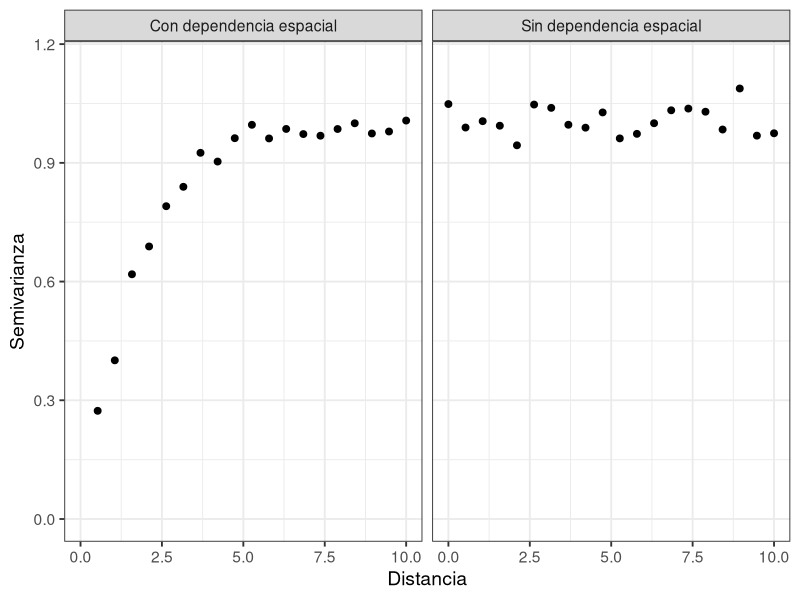

Recreate this plot in R.

# -----------------------------------
# Variograma experimental
# Inspirada en Zuur et al. (2017)
# -----------------------------------
library(ggplot2)
library(MASS)
set.seed(1423)
n_sp = 20
# Distancias:
d <- seq(0, 10, length.out = n_sp)

# Variograma con dependencia espacial:
# pequeño a distancias cortas, aumenta y se estabiliza
vario_dep <- 1 - exp(-d / 1.8) + rnorm(n_sp, 0, 0.03)

# Variograma sin dependencia espacial:
# aproximadamente plano
vario_ind <- rep(1, n_sp) + rnorm(n_sp, 0, 0.03)

df <- rbind(
  data.frame(distancia = d, semivarianza = vario_dep,
             tipo = "Con dependencia espacial"),
  data.frame(distancia = d, semivarianza = vario_ind,
             tipo = "Sin dependencia espacial")
)

ggplot(df, aes(x = distancia, y = semivarianza)) +
  geom_point(size = 2) +
  facet_wrap(~ tipo, ncol = 2) +
  labs(x = "Distancia", y = "Semivarianza") +
  ylim(0, 1.15) +
  theme_bw(base_size = 14)
